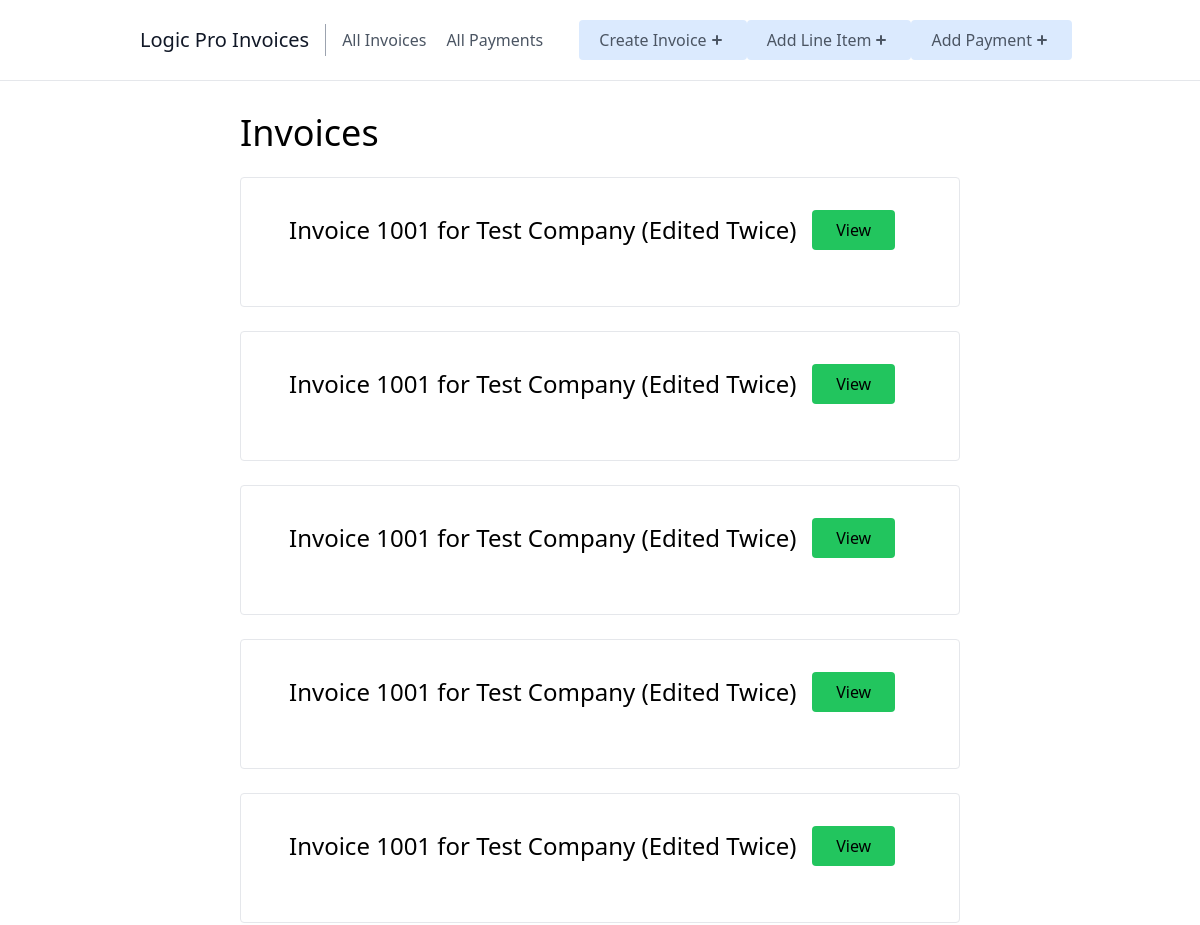
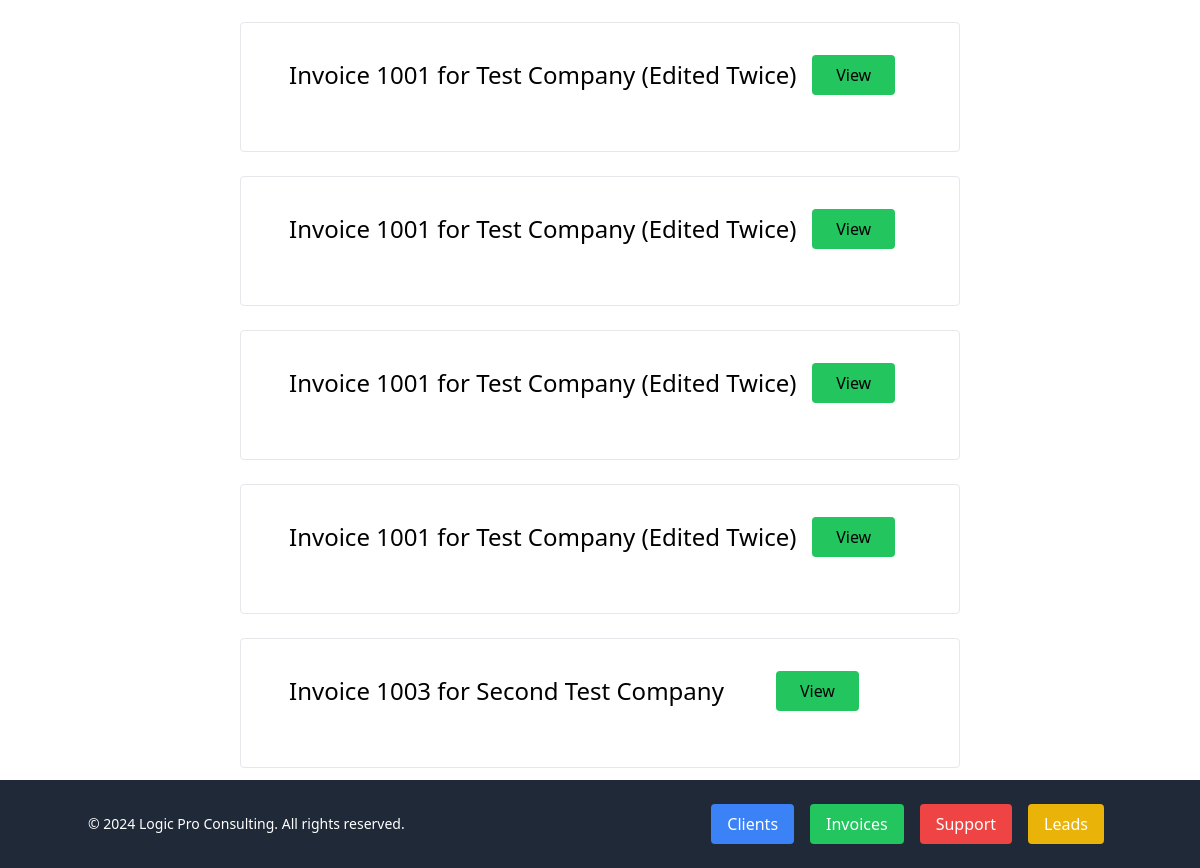
The page /invoices/ on the database as committed earlier (2 pictures, top to bottom).
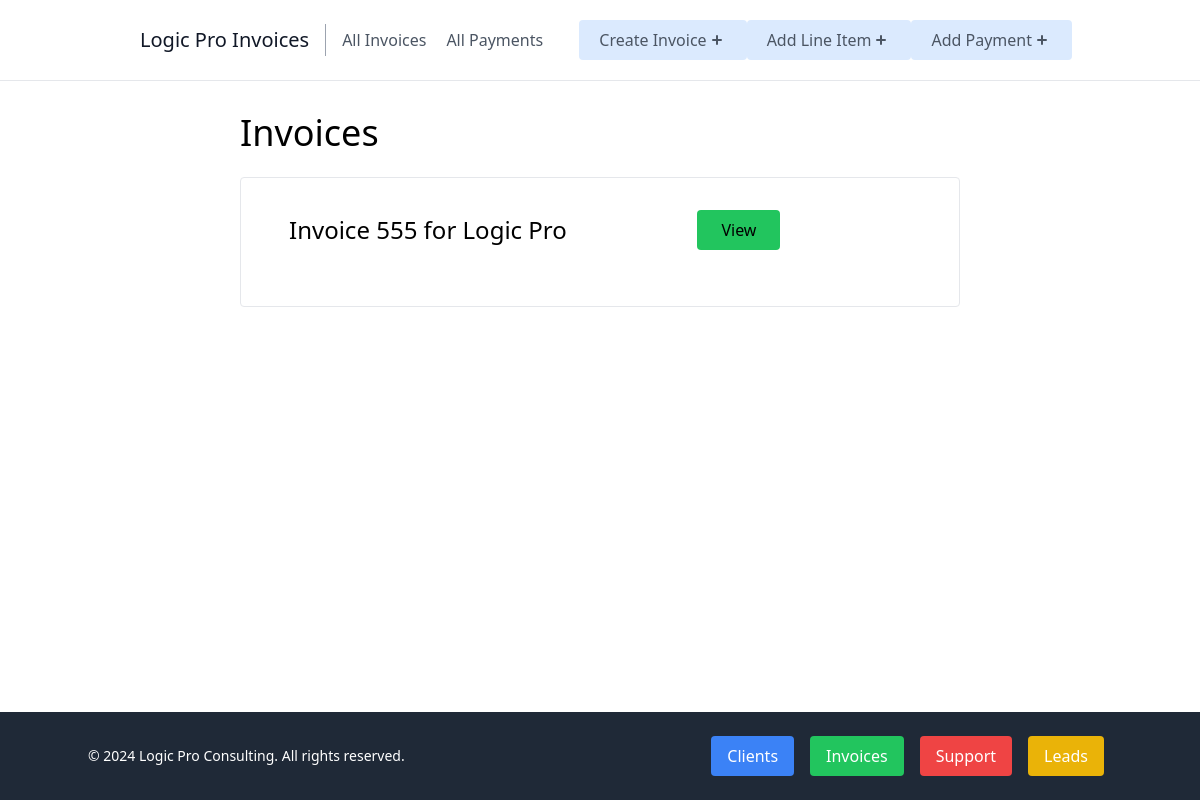
The same page on the database as committed later.
### invoices/models.py (models this page shows, shortened)
class Invoice(models.Model):
    invoice_number = models.CharField(max_length=100)
    invoice_date = models.DateField()
    due_date = models.DateField()
    created_at = models.DateTimeField(auto_now_add=True)
    updated_at = models.DateTimeField(auto_now=True)
    client = models.ForeignKey(Client, on_delete=models.CASCADE, related_name='client_invoice', null=True, blank=True)

### clients/models.py (models this page shows, shortened)
class Client(models.Model):
    company = models.CharField(max_length=100)
    industry = models.CharField(max_length=100)
    hourly_rate = models.DecimalField(max_digits=5, decimal_places=2)
    created_at = models.DateTimeField(auto_now_add=True)
    updated_at = models.DateTimeField(auto_now=True)
    balance = models.DecimalField(max_digits=10, decimal_places=2, default=0, blank=True)
    contact = models.ForeignKey(Contact, on_delete=models.CASCADE, related_name='client_contact', null=True, blank=True)
    invoice_contact = models.ForeignKey(Contact, on_delete=models.CASCADE, related_name='invoice_contact', null=True, blank=True)

### invoices/views.py (the view)
# urls.py: path('invoices/', index, name='invoices-home'),
def index(request): # this will list all invoices
    invoices = Invoice.objects.all()
    line_items = LineItem.objects.all()
    clients = Client.objects.all()
    context = {
        'invoices': invoices,
        'line_items': line_items,
        'clients': clients,
    }
    return render(request, 'invoices/index.html', context)

### invoices/templates/invoices/index.html (shortened to what this page needs)
{% extends 'invoices/_base.html' %}
{% block content %}
<div style="margin-bottom: 100px;" class="sm:w-2/3 mx-auto px-10">
    <h1 class="text-4xl mb-2">Invoices</h1>
    {% for invoice in invoices %}
    <div class="border rounded px-12 py-8 my-6 hover:bg-gray-50">
        <div class="flex justify-between items-center pb-6">
            <p class="text-2xl">Invoice {{ invoice.invoice_number }} for {{ invoice.client.company }}</p>
            <a href="{% url 'invoice-detail' invoice.id %}"><p class="rounded bg-green-500 px-6 py-2">View</p></a>
        </div>
    </div>
    {% endfor %}
</div>
{% endblock content %}

Rows that differ between the two databases and show on the page:
removed Invoice: invoice_number "1001", client.company "Test Company (Edited Twice)"
removed Invoice: invoice_number "1001", client.company "Test Company (Edited Twice)"
removed Invoice: invoice_number "1001", client.company "Test Company (Edited Twice)"
removed Invoice: invoice_number "1001", client.company "Test Company (Edited Twice)"
removed Invoice: invoice_number "1001", client.company "Test Company (Edited Twice)"
removed Invoice: invoice_number "1001", client.company "Test Company (Edited Twice)"
removed Invoice: invoice_number "1001", client.company "Test Company (Edited Twice)"
removed Invoice: invoice_number "1001", client.company "Test Company (Edited Twice)"
removed Invoice: invoice_number "1001", client.company "Test Company (Edited Twice)"
removed Invoice: invoice_number "1003", client.company "Second Test Company"
added Invoice: invoice_number "555", client.company "Logic Pro"
